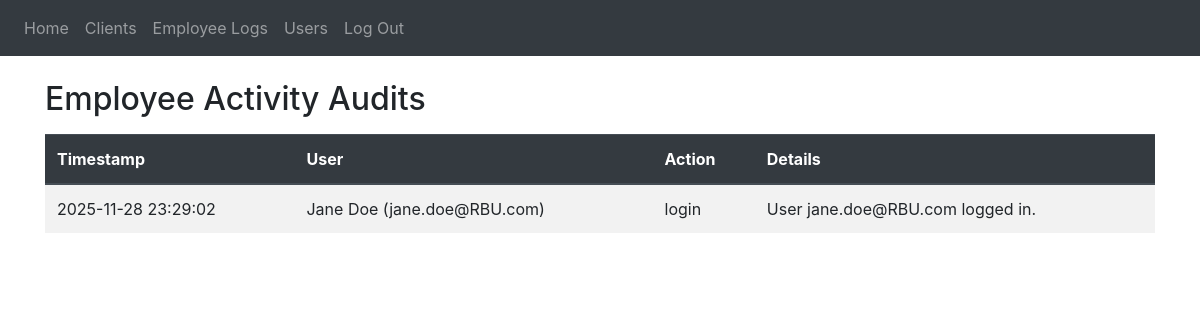
/logs (signed in), run on an earlier commit of the app's database.
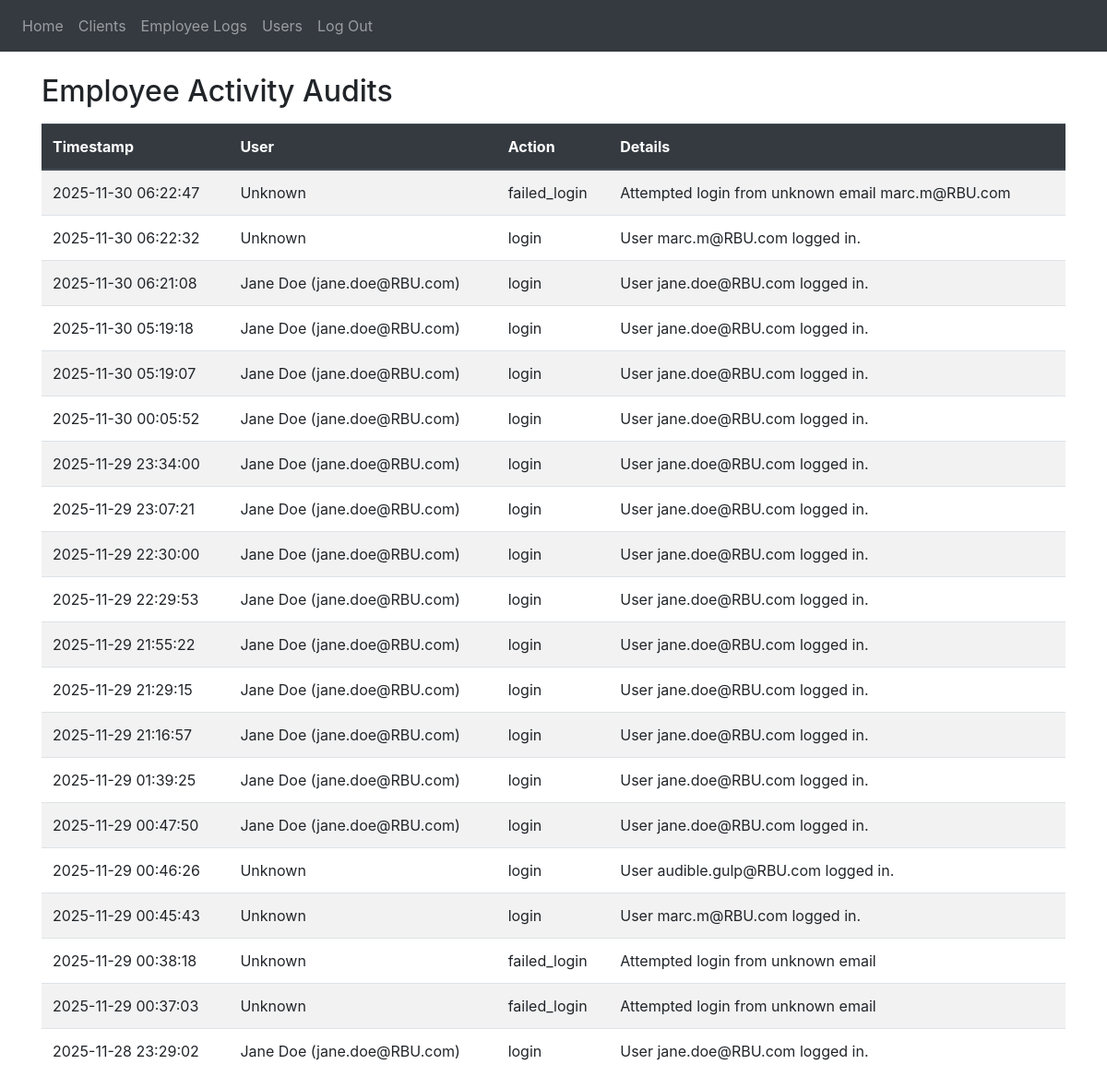
And on a later commit of the database.
### website/models.py (models this page shows)
class AuditLogging(db.Model):
    id = db.Column(db.Integer, primary_key=True)
    user_id = db.Column(db.Integer, db.ForeignKey('user.id'))   # specific user did what
    action = db.Column(db.String(100), nullable=False)          # tracks actions
    details = db.Column(db.Text)                                # additional info
    timestamp = db.Column(db.DateTime, default=datetime.utcnow) # when action happened
    user = db.relationship('User', backref='logs')

class User(db.Model, UserMixin): # roles: employee, admin, owner
    id = db.Column(db.Integer, primary_key=True)
    employee_id = db.Column(db.String(20), unique=True)
    email = db.Column(db.String(150), unique=True)
    password = db.Column(db.String(150), nullable=False)
    first_name = db.Column(db.String(150))
    last_name = db.Column(db.String(150))
    role = db.Column(db.String(20), nullable=False, default="employee")
    date_created = db.Column(db.DateTime, default=datetime.utcnow)

### website/views.py (the view)
@views.route('/logs')
@login_required
def logs():
    if current_user.role not in ['owner']:
        abort(403) # user authenticated but is not authorized to view page
    all_logs = AuditLogging.query.order_by(AuditLogging.timestamp.desc()).limit(200).all()
    return render_template("logs.html", logs=all_logs, user=current_user)

### website/templates/logs.html
{% extends "base.html" %}{% block title %}Audit Logs{% endblock %}
{% block content %}
<h2 class="mt-4">Employee Activity Audits</h2>
<table class="table table-striped table-hover mt-3">
  <thead class="thead-dark">
    <tr>
      <th>Timestamp</th>
      <th>User</th>
      <th>Action</th>
      <th>Details</th>
    </tr>
  </thead>
  <tbody>
    {% for log in logs %}
    <tr>
      <td>{{ log.timestamp.strftime("%Y-%m-%d %H:%M:%S") }}</td>
      <td>
        {% if log.user %}
          {{ log.user.first_name }} {{ log.user.last_name }} ({{ log.user.email }})
        {% else %}
          Unknown
        {% endif %}
      </td>
      <td>{{ log.action }}</td>
      <td>{{ log.details }}</td>
    </tr>
    {% endfor %}
  </tbody>
</table>
{% endblock %}

### website/templates/base.html (shortened to what this page needs)
<!DOCTYPE html>
<html>
  <head>
    <link
      rel="stylesheet"
      href="https://stackpath.bootstrapcdn.com/bootstrap/4.4.1/css/bootstrap.min.css"
    />
    <link
      rel="stylesheet"
      href="https://stackpath.bootstrapcdn.com/font-awesome/4.7.0/css/font-awesome.min.css"
    />
  </head>
  <body>
    <nav class="navbar navbar-expand-lg navbar-dark bg-dark">
      <div class="collapse navbar-collapse" id="navbar">
        <div class="navbar-nav">
          {% if user.is_authenticated %}
            <a class="nav-item nav-link" id="home" href="/">Home</a>
            <a class="nav-item nav-link" id="clients" href="/clients">Clients</a>
              {% if current_user.role in ['owner'] %}
                <a class="nav-item nav-link" href="logs">Employee Logs</a>
              {% endif %}
              {% if current_user.role in ['owner','admin'] %}
                <a class="nav-item nav-link" href="users">Users</a>
              {% endif %}
            <a class="nav-item nav-link" id="logout" href="/logout">Log Out</a>
          {% else %}
          <a class="nav-item nav-link" id="login" href="/login">Login</a>
          {% endif %}
        </div>
      </div>
    </nav>
    <div class="container">{% block content %}{% endblock %}</div>
  </body>
</html>

What changed in the data, as far as the page shows it:
added AuditLogging: timestamp "2025-11-30 06:22:47", shows "Unknown", action "failed_login", details "Attempted login from unknown email marc.m@RBU.com"
added AuditLogging: timestamp "2025-11-30 06:22:32", shows "Unknown", action "login", details "User marc.m@RBU.com logged in."
added AuditLogging: timestamp "2025-11-30 06:21:08", user.first_name "Jane", user.last_name "Doe", user.email "jane.doe@RBU.com", action "login", details "User jane.doe@RBU.com logged in."
added AuditLogging: timestamp "2025-11-30 05:19:18", user.first_name "Jane", user.last_name "Doe", user.email "jane.doe@RBU.com", action "login", details "User jane.doe@RBU.com logged in."
added AuditLogging: timestamp "2025-11-30 05:19:07", user.first_name "Jane", user.last_name "Doe", user.email "jane.doe@RBU.com", action "login", details "User jane.doe@RBU.com logged in."
added AuditLogging: timestamp "2025-11-30 00:05:52", user.first_name "Jane", user.last_name "Doe", user.email "jane.doe@RBU.com", action "login", details "User jane.doe@RBU.com logged in."
added AuditLogging: timestamp "2025-11-29 23:34:00", user.first_name "Jane", user.last_name "Doe", user.email "jane.doe@RBU.com", action "login", details "User jane.doe@RBU.com logged in."
added AuditLogging: timestamp "2025-11-29 23:07:21", user.first_name "Jane", user.last_name "Doe", user.email "jane.doe@RBU.com", action "login", details "User jane.doe@RBU.com logged in."
added AuditLogging: timestamp "2025-11-29 22:30:00", user.first_name "Jane", user.last_name "Doe", user.email "jane.doe@RBU.com", action "login", details "User jane.doe@RBU.com logged in."
added AuditLogging: timestamp "2025-11-29 22:29:53", user.first_name "Jane", user.last_name "Doe", user.email "jane.doe@RBU.com", action "login", details "User jane.doe@RBU.com logged in."
added AuditLogging: timestamp "2025-11-29 21:55:22", user.first_name "Jane", user.last_name "Doe", user.email "jane.doe@RBU.com", action "login", details "User jane.doe@RBU.com logged in."
added AuditLogging: timestamp "2025-11-29 21:29:15", user.first_name "Jane", user.last_name "Doe", user.email "jane.doe@RBU.com", action "login", details "User jane.doe@RBU.com logged in."
added AuditLogging: timestamp "2025-11-29 21:16:57", user.first_name "Jane", user.last_name "Doe", user.email "jane.doe@RBU.com", action "login", details "User jane.doe@RBU.com logged in."
added AuditLogging: timestamp "2025-11-29 01:39:25", user.first_name "Jane", user.last_name "Doe", user.email "jane.doe@RBU.com", action "login", details "User jane.doe@RBU.com logged in."
added AuditLogging: timestamp "2025-11-29 00:47:50", user.first_name "Jane", user.last_name "Doe", user.email "jane.doe@RBU.com", action "login", details "User jane.doe@RBU.com logged in."
added AuditLogging: timestamp "2025-11-29 00:46:26", shows "Unknown", action "login", details "User audible.gulp@RBU.com logged in."
added AuditLogging: timestamp "2025-11-29 00:45:43", shows "Unknown", action "login", details "User marc.m@RBU.com logged in."
added AuditLogging: timestamp "2025-11-29 00:38:18", shows "Unknown", action "failed_login", details "Attempted login from unknown email"
added AuditLogging: timestamp "2025-11-29 00:37:03", shows "Unknown", action "failed_login", details "Attempted login from unknown email"
